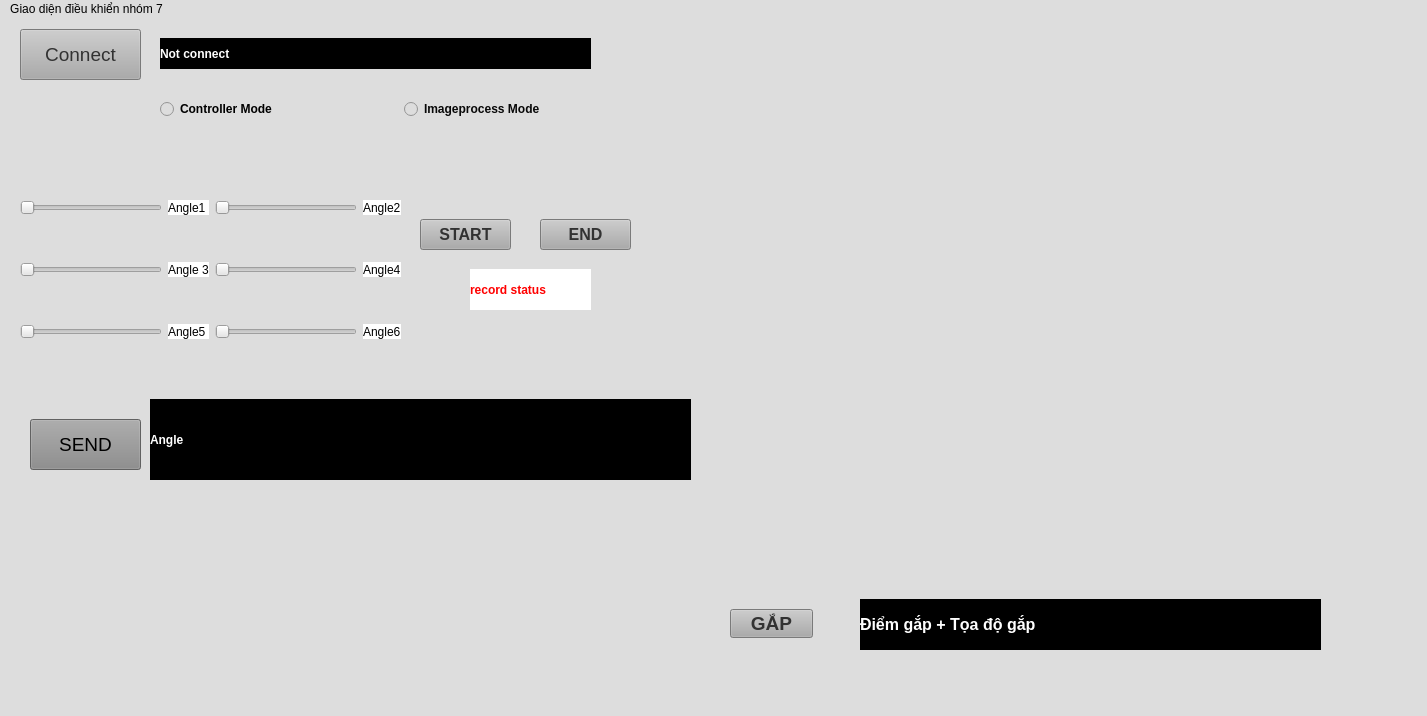
<?xml version="1.0" encoding="UTF-8"?>
<ui version="4.0">
 <class>MainWindow</class>
 <widget class="QMainWindow" name="MainWindow">
  <property name="geometry">
   <rect>
    <x>0</x>
    <y>0</y>
    <width>1427</width>
    <height>716</height>
   </rect>
  </property>
  <property name="font">
   <font>
    <pointsize>10</pointsize>
   </font>
  </property>
  <property name="windowTitle">
   <string>MainWindow</string>
  </property>
  <property name="styleSheet">
   <string notr="true">color: rgb(0, 0, 0);
background-color: rgb(221, 221, 221);</string>
  </property>
  <widget class="QWidget" name="centralwidget">
   <widget class="QLabel" name="parameter_screen">
    <property name="geometry">
     <rect>
      <x>150</x>
      <y>380</y>
      <width>541</width>
      <height>81</height>
     </rect>
    </property>
    <property name="font">
     <font>
      <bold>true</bold>
     </font>
    </property>
    <property name="styleSheet">
     <string notr="true">background-color: rgb(0, 0, 0);
color: rgb(255, 255, 255);</string>
    </property>
    <property name="text">
     <string>Angle </string>
    </property>
   </widget>
   <widget class="QLabel" name="connect_status">
    <property name="geometry">
     <rect>
      <x>160</x>
      <y>19</y>
      <width>431</width>
      <height>31</height>
     </rect>
    </property>
    <property name="font">
     <font>
      <bold>true</bold>
     </font>
    </property>
    <property name="styleSheet">
     <string notr="true">background-color: rgb(0, 0, 0);
color: rgb(255, 255, 255);</string>
    </property>
    <property name="text">
     <string>Not connect</string>
    </property>
   </widget>
   <widget class="QLabel" name="record_status">
    <property name="geometry">
     <rect>
      <x>470</x>
      <y>250</y>
      <width>121</width>
      <height>41</height>
     </rect>
    </property>
    <property name="font">
     <font>
      <bold>true</bold>
     </font>
    </property>
    <property name="layoutDirection">
     <enum>Qt::LayoutDirection::LeftToRight</enum>
    </property>
    <property name="styleSheet">
     <string notr="true">background-color: rgb(255, 255, 255);
color: rgb(255, 0, 0);</string>
    </property>
    <property name="text">
     <string>record status</string>
    </property>
    <property name="margin">
     <number>0</number>
    </property>
   </widget>
   <widget class="QPushButton" name="startrc_btn">
    <property name="geometry">
     <rect>
      <x>420</x>
      <y>200</y>
      <width>91</width>
      <height>31</height>
     </rect>
    </property>
    <property name="font">
     <font>
      <pointsize>12</pointsize>
      <bold>true</bold>
     </font>
    </property>
    <property name="styleSheet">
     <string notr="true">color: rgb(50, 50, 50);
background-color: rgb(171, 171, 171);</string>
    </property>
    <property name="text">
     <string>START</string>
    </property>
   </widget>
   <widget class="QPushButton" name="endrc_btn">
    <property name="geometry">
     <rect>
      <x>540</x>
      <y>200</y>
      <width>91</width>
      <height>31</height>
     </rect>
    </property>
    <property name="font">
     <font>
      <pointsize>12</pointsize>
      <bold>true</bold>
     </font>
    </property>
    <property name="styleSheet">
     <string notr="true">color: rgb(50, 50, 50);
background-color: rgb(171, 171, 171);</string>
    </property>
    <property name="text">
     <string>END</string>
    </property>
   </widget>
   <widget class="QPushButton" name="send_btn">
    <property name="geometry">
     <rect>
      <x>30</x>
      <y>400</y>
      <width>111</width>
      <height>51</height>
     </rect>
    </property>
    <property name="font">
     <font>
      <pointsize>14</pointsize>
      <bold>false</bold>
     </font>
    </property>
    <property name="styleSheet">
     <string notr="true">background-color: rgb(136, 136, 136);
color: rgb(0, 0, 0);</string>
    </property>
    <property name="text">
     <string>SEND</string>
    </property>
   </widget>
   <widget class="QPushButton" name="connect_btn">
    <property name="geometry">
     <rect>
      <x>20</x>
      <y>10</y>
      <width>121</width>
      <height>51</height>
     </rect>
    </property>
    <property name="font">
     <font>
      <pointsize>14</pointsize>
      <bold>false</bold>
     </font>
    </property>
    <property name="styleSheet">
     <string notr="true">color: rgb(50, 50, 50);
background-color: rgb(171, 171, 171);</string>
    </property>
    <property name="text">
     <string>Connect</string>
    </property>
   </widget>
   <widget class="QLabel" name="logo1">
    <property name="geometry">
     <rect>
      <x>30</x>
      <y>490</y>
      <width>101</width>
      <height>161</height>
     </rect>
    </property>
    <property name="styleSheet">
     <string notr="true">image: url(:/new/prefix2/logo-hust.png);</string>
    </property>
    <property name="text">
     <string/>
    </property>
   </widget>
   <widget class="QLabel" name="logo2">
    <property name="geometry">
     <rect>
      <x>310</x>
      <y>560</y>
      <width>181</width>
      <height>51</height>
     </rect>
    </property>
    <property name="styleSheet">
     <string notr="true">image: url(:/new/prefix2/hust.png);</string>
    </property>
    <property name="text">
     <string/>
    </property>
   </widget>
   <widget class="QWidget" name="gridLayoutWidget">
    <property name="geometry">
     <rect>
      <x>700</x>
      <y>80</y>
      <width>721</width>
      <height>471</height>
     </rect>
    </property>
    <layout class="QGridLayout" name="gridLayout">
     <property name="spacing">
      <number>0</number>
     </property>
    </layout>
   </widget>
   <widget class="QWidget" name="layoutWidget">
    <property name="geometry">
     <rect>
      <x>160</x>
      <y>70</y>
      <width>481</width>
      <height>41</height>
     </rect>
    </property>
    <layout class="QHBoxLayout" name="mode_layout">
     <item>
      <widget class="QRadioButton" name="radioButton">
       <property name="font">
        <font>
         <bold>true</bold>
        </font>
       </property>
       <property name="styleSheet">
        <string notr="true">color: rgb(0, 0, 0);</string>
       </property>
       <property name="text">
        <string>Controller Mode</string>
       </property>
      </widget>
     </item>
     <item>
      <widget class="QRadioButton" name="radioButton_2">
       <property name="font">
        <font>
         <bold>true</bold>
        </font>
       </property>
       <property name="styleSheet">
        <string notr="true">
color: rgb(8, 8, 8);</string>
       </property>
       <property name="text">
        <string>Imageprocess Mode</string>
       </property>
      </widget>
     </item>
    </layout>
   </widget>
   <widget class="QWidget" name="layoutWidget">
    <property name="geometry">
     <rect>
      <x>20</x>
      <y>140</y>
      <width>381</width>
      <height>221</height>
     </rect>
    </property>
    <layout class="QGridLayout" name="controller_layout">
     <item row="0" column="1">
      <widget class="QLabel" name="angle1_value">
       <property name="styleSheet">
        <string notr="true">color: rgb(0, 0, 0);
background-color: rgb(255, 255, 255);</string>
       </property>
       <property name="text">
        <string>Angle1</string>
       </property>
      </widget>
     </item>
     <item row="0" column="3">
      <widget class="QLabel" name="angle2_value">
       <property name="styleSheet">
        <string notr="true">color: rgb(0, 0, 0);
background-color: rgb(255, 255, 255);</string>
       </property>
       <property name="text">
        <string>Angle2</string>
       </property>
      </widget>
     </item>
     <item row="1" column="2">
      <widget class="QSlider" name="angle4_slider">
       <property name="maximum">
        <number>180</number>
       </property>
       <property name="orientation">
        <enum>Qt::Orientation::Horizontal</enum>
       </property>
      </widget>
     </item>
     <item row="2" column="3">
      <widget class="QLabel" name="angle6_value">
       <property name="styleSheet">
        <string notr="true">color: rgb(0, 0, 0);
background-color: rgb(255, 255, 255);</string>
       </property>
       <property name="text">
        <string>Angle6</string>
       </property>
      </widget>
     </item>
     <item row="2" column="2">
      <widget class="QSlider" name="angle6_slider">
       <property name="minimum">
        <number>40</number>
       </property>
       <property name="maximum">
        <number>150</number>
       </property>
       <property name="orientation">
        <enum>Qt::Orientation::Horizontal</enum>
       </property>
      </widget>
     </item>
     <item row="0" column="2">
      <widget class="QSlider" name="angle2_slider">
       <property name="minimum">
        <number>110</number>
       </property>
       <property name="maximum">
        <number>180</number>
       </property>
       <property name="orientation">
        <enum>Qt::Orientation::Horizontal</enum>
       </property>
      </widget>
     </item>
     <item row="0" column="0">
      <widget class="QSlider" name="angle1_slider">
       <property name="maximum">
        <number>180</number>
       </property>
       <property name="orientation">
        <enum>Qt::Orientation::Horizontal</enum>
       </property>
      </widget>
     </item>
     <item row="1" column="1">
      <widget class="QLabel" name="angle3_value">
       <property name="styleSheet">
        <string notr="true">color: rgb(0, 0, 0);
background-color: rgb(255, 255, 255);</string>
       </property>
       <property name="text">
        <string>Angle 3</string>
       </property>
      </widget>
     </item>
     <item row="1" column="3">
      <widget class="QLabel" name="angle4_value">
       <property name="styleSheet">
        <string notr="true">color: rgb(0, 0, 0);
background-color: rgb(255, 255, 255);</string>
       </property>
       <property name="text">
        <string>Angle4</string>
       </property>
      </widget>
     </item>
     <item row="2" column="0">
      <widget class="QSlider" name="angle5_slider">
       <property name="maximum">
        <number>180</number>
       </property>
       <property name="orientation">
        <enum>Qt::Orientation::Horizontal</enum>
       </property>
      </widget>
     </item>
     <item row="1" column="0">
      <widget class="QSlider" name="angle3_slider">
       <property name="maximum">
        <number>180</number>
       </property>
       <property name="orientation">
        <enum>Qt::Orientation::Horizontal</enum>
       </property>
      </widget>
     </item>
     <item row="2" column="1">
      <widget class="QLabel" name="angle5_value">
       <property name="styleSheet">
        <string notr="true">color: rgb(0, 0, 0);
background-color: rgb(255, 255, 255);</string>
       </property>
       <property name="text">
        <string>Angle5</string>
       </property>
      </widget>
     </item>
    </layout>
   </widget>
   <widget class="QPushButton" name="yellow_gripper">
    <property name="geometry">
     <rect>
      <x>730</x>
      <y>590</y>
      <width>83</width>
      <height>29</height>
     </rect>
    </property>
    <property name="font">
     <font>
      <pointsize>14</pointsize>
      <bold>true</bold>
     </font>
    </property>
    <property name="styleSheet">
     <string notr="true">color: rgb(50, 50, 50);
background-color: rgb(171, 171, 171);</string>
    </property>
    <property name="text">
     <string>GẮP</string>
    </property>
   </widget>
   <widget class="QLabel" name="imageValue_screen">
    <property name="geometry">
     <rect>
      <x>860</x>
      <y>580</y>
      <width>461</width>
      <height>51</height>
     </rect>
    </property>
    <property name="font">
     <font>
      <pointsize>12</pointsize>
      <bold>true</bold>
     </font>
    </property>
    <property name="styleSheet">
     <string notr="true">background-color: rgb(0, 0, 0);
color: rgb(255, 255, 255);</string>
    </property>
    <property name="text">
     <string>Điểm gắp + Tọa độ gắp</string>
    </property>
   </widget>
   <zorder>layoutWidget</zorder>
   <zorder>layoutWidget</zorder>
   <zorder>parameter_screen</zorder>
   <zorder>connect_status</zorder>
   <zorder>record_status</zorder>
   <zorder>startrc_btn</zorder>
   <zorder>endrc_btn</zorder>
   <zorder>send_btn</zorder>
   <zorder>connect_btn</zorder>
   <zorder>logo1</zorder>
   <zorder>logo2</zorder>
   <zorder>gridLayoutWidget</zorder>
   <zorder>yellow_gripper</zorder>
   <zorder>imageValue_screen</zorder>
  </widget>
  <widget class="QStatusBar" name="statusbar"/>
  <widget class="QMenuBar" name="menubar">
   <property name="geometry">
    <rect>
     <x>0</x>
     <y>0</y>
     <width>1427</width>
     <height>25</height>
    </rect>
   </property>
   <widget class="QMenu" name="menuGiao_di_n_i_u_khi_n_nh_m_7">
    <property name="title">
     <string>Giao diện điều khiển nhóm 7</string>
    </property>
   </widget>
   <addaction name="menuGiao_di_n_i_u_khi_n_nh_m_7"/>
  </widget>
 </widget>
 <resources/>
 <connections/>
</ui>
